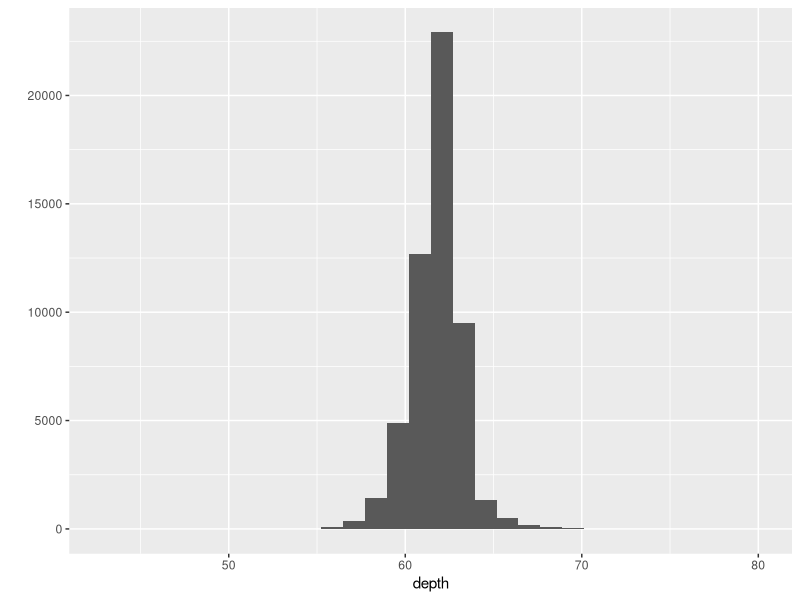
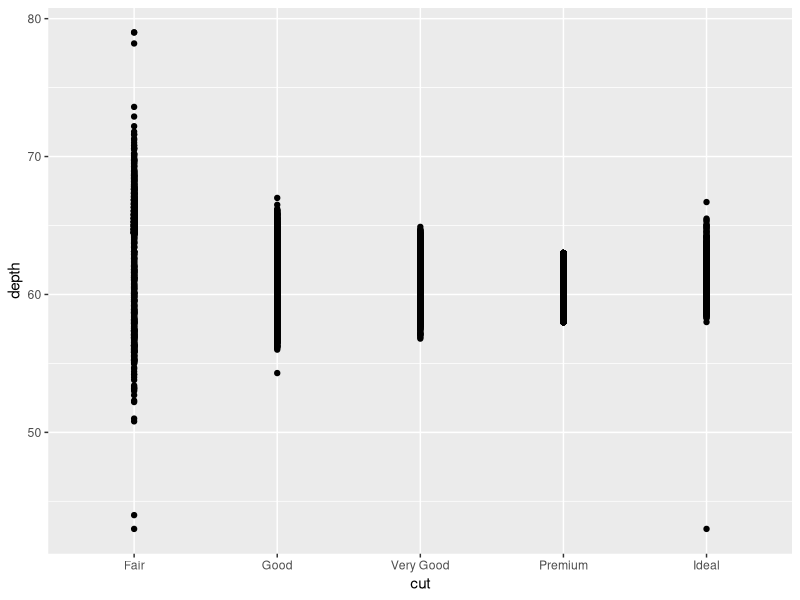
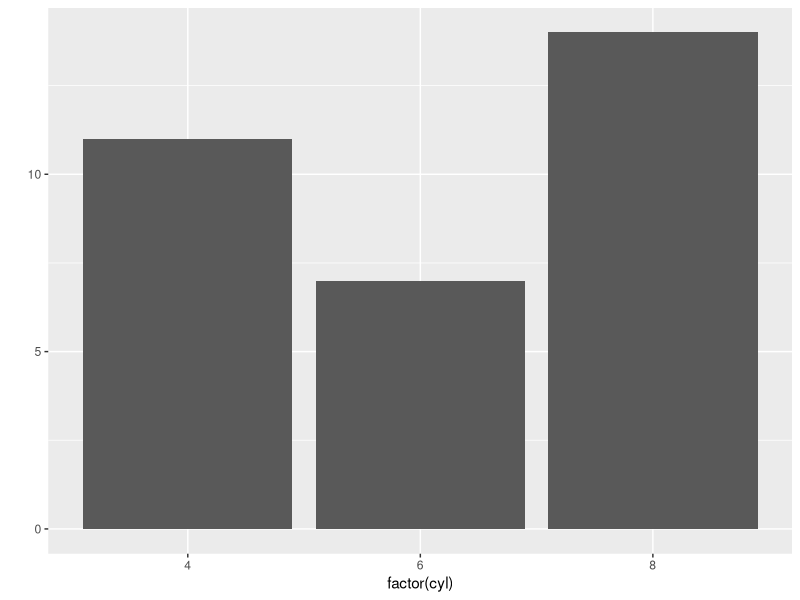
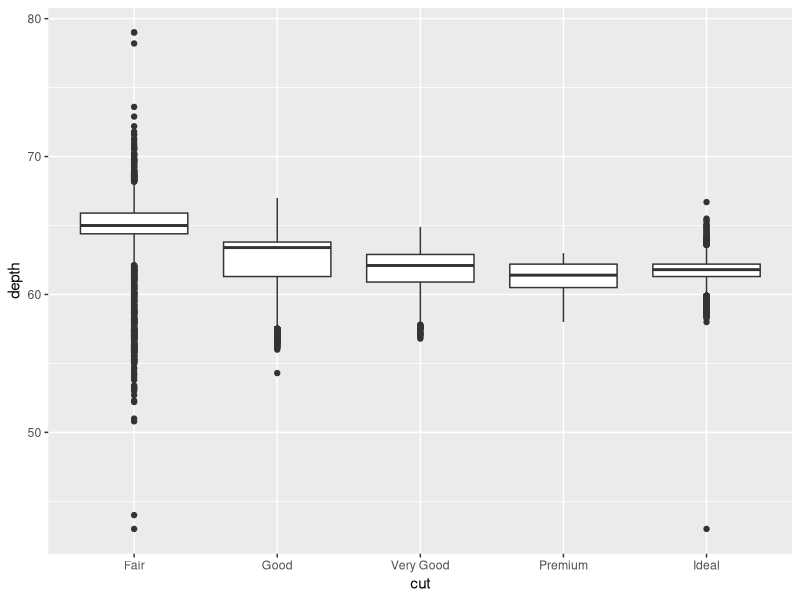
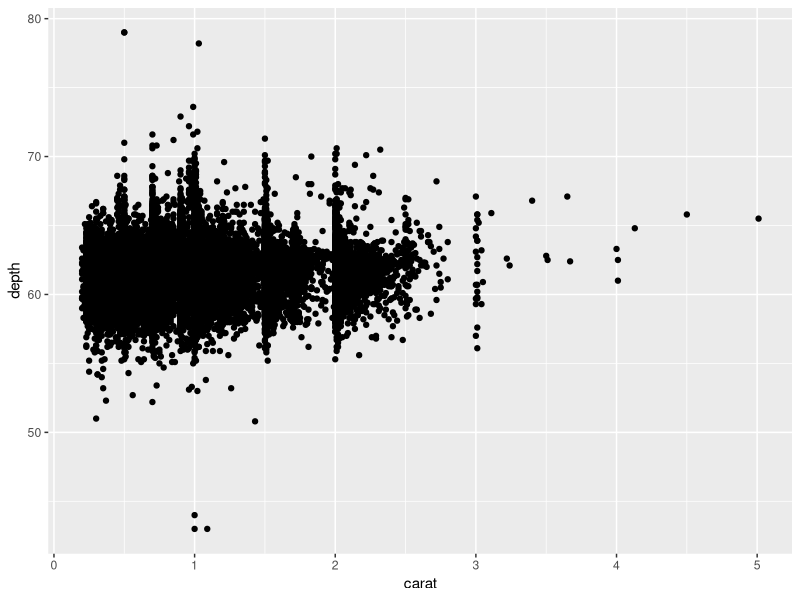
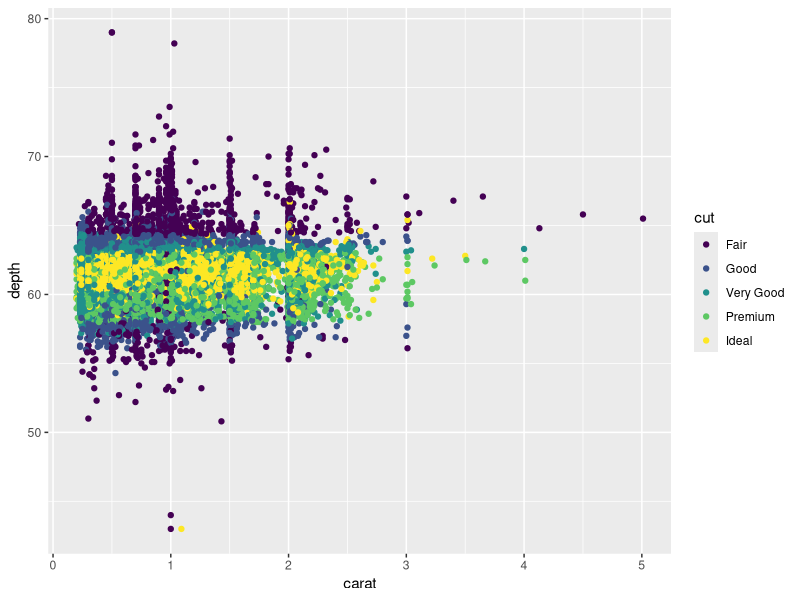
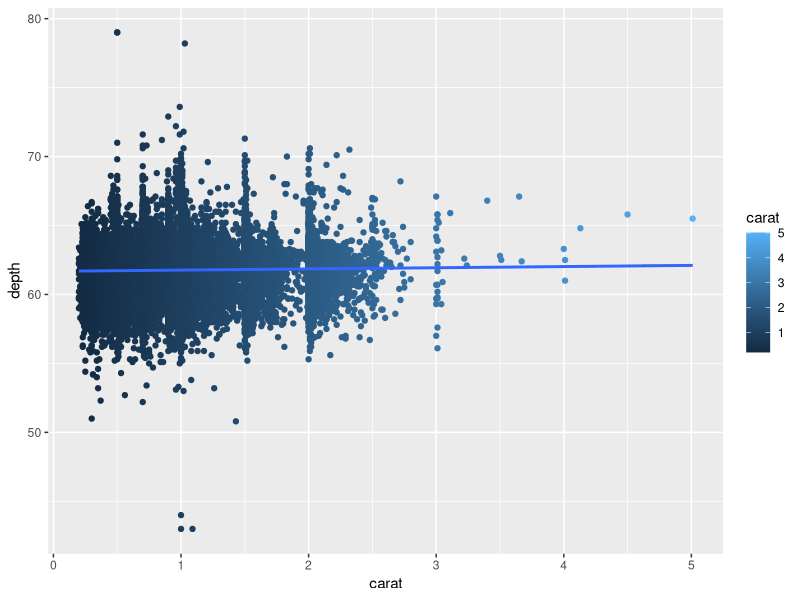
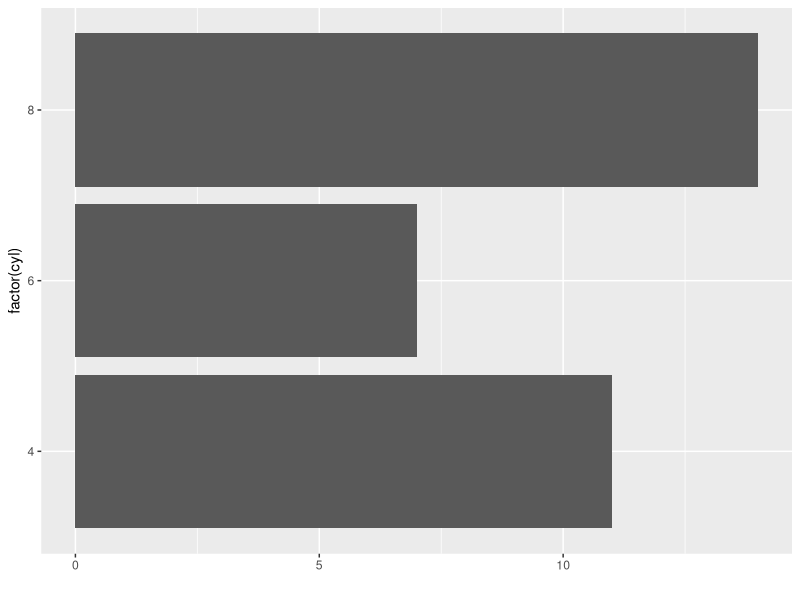

These charts were generated, in order, by the following R code:
## ---- chunk 1
knitr::opts_chunk$set(echo = TRUE,warning=F,message=F,eval=T)
## ---- chunk 2
library(ggplot2)
?ggplot2
## ---- chunk 3
library(knitr)
kable(head(diamonds))
## ---- chunk 4
# histogram
qplot(depth, data=diamonds)
## ---- chunk 5
qplot(cut, depth, data=diamonds)
## ---- chunk 6
qplot(factor(cyl), data=mtcars,geom="bar")
## ---- chunk 7
qplot(data=diamonds,x=cut,y=depth,geom="boxplot")
## ---- chunk 8
# scatterplot
qplot(carat, depth, data=diamonds)
## ---- chunk 9
qplot(carat, depth, data=diamonds,color=cut)
## ---- chunk 10
myGG<-qplot(data=diamonds,x=carat,y=depth,color=carat) 
myGG + stat_smooth(method="lm")
## ---- chunk 11
qplot(factor(cyl), data=mtcars, geom="bar") + 
coord_flip()
## ---- chunk 12
ggplot(diamonds, aes(clarity, fill=cut)) + geom_bar()
## ---- chunk 13
library(RColorBrewer)
myColors <- brewer.pal(5,"Accent")
names(myColors) <- levels(diamonds$cut)
colScale <- scale_colour_manual(name = "cut",
                                values = myColors)
## ---- chunk 14
p <- ggplot(diamonds,aes(carat, depth,colour = cut)) + 
  geom_point()
p + colScale
